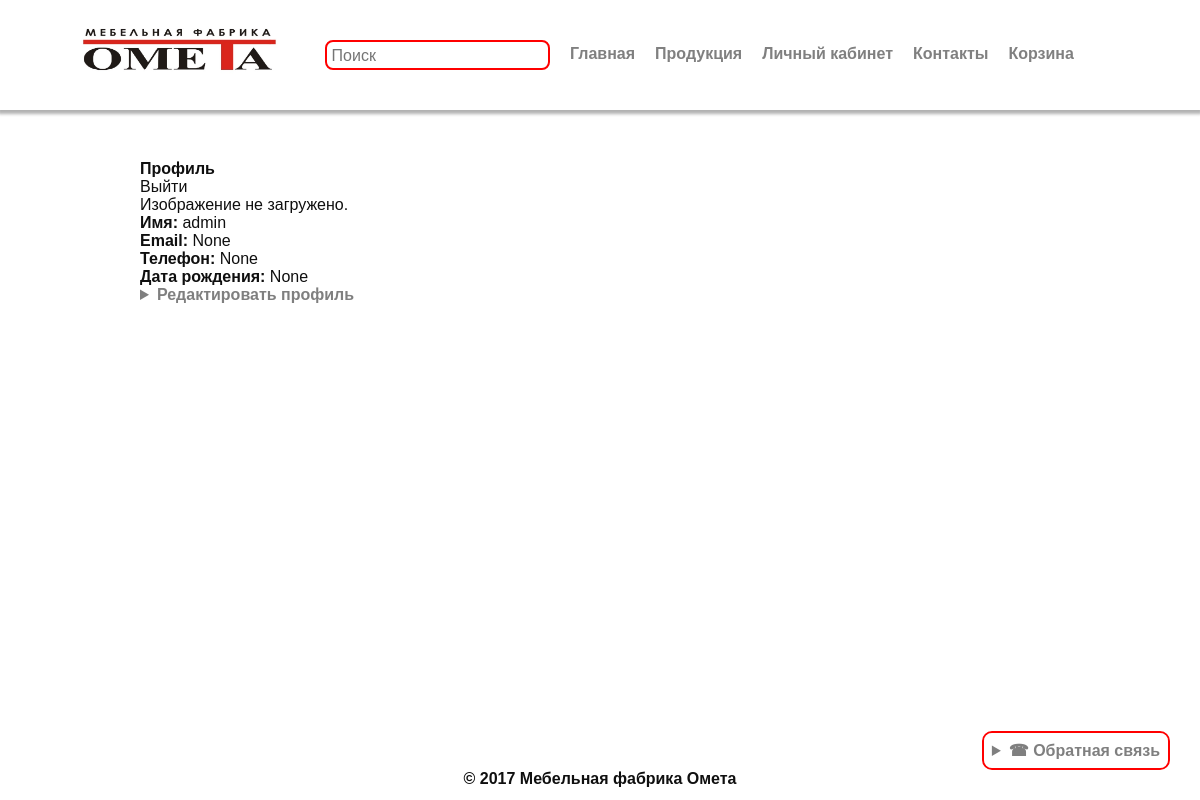
Page /profiles/profile/ (signed in) on the committed database.
### profiles/models.py (models this page shows)
class Profile(models.Model):
    user = models.OneToOneField(User, on_delete=models.CASCADE)
    image = models.ImageField(upload_to='images', verbose_name='Картинка', blank=True, null=True)
    email = models.EmailField(verbose_name='Почта', blank=True, null=True)
    tel = models.PositiveIntegerField(verbose_name='Телефон', blank=True, null=True)
    birthday = models.DateField(verbose_name='Дата рождения', blank=True, null=True)

### profiles/views.py (the view, shortened to what this page needs)
# urls.py: path('profile/', views.profile, name='profiles_profile')
@login_required
def profile(request):
    try:
        profile = request.user.profile  # Получаем профиль текущего пользователя
    except Profile.DoesNotExist:
        profile = Profile.objects.create(user=request.user)
        messages.info(request, 'Ваш профиль был создан. Пожалуйста, заполните информацию.')
    user_form = UpdateUserForm(instance=request.user)
    profile_form = UpdateProfileForm(instance=profile)
    return render(request, 'profiles/profile.html', {
        'profile': profile,
        'user_form': user_form,
        'profile_form': profile_form
    })

### profiles/forms.py
class UpdateUserForm(forms.ModelForm):
    class Meta:
        model = User
        fields = ['username']

class UpdateProfileForm(forms.ModelForm):
    class Meta:
        model = Profile
        fields = ['email', 'tel', 'birthday', 'image']

### templates/profiles/profile.html (shortened to what this page needs)
{% extends 'base.html' %}
{% load crispy_forms_tags %}
{% block content %}
<div class="home_user">
<h2>Профиль</h2><a href="{% url 'profiles_logout' %}">Выйти</a>
    {% if profile %}
    {% if profile.image %}
            <img src="{{ profile.image.url }}" alt="Profile Image" style="max-width: 200px;">
        {% else %}
            <p>Изображение не загружено.</p>
        {% endif %}
    {% endif %}
    <p><strong>Имя:</strong> {{ request.user.username }}</p>
    {% if profile %}
        <p><strong>Email:</strong> {{ profile.email }}</p>
        <p><strong>Телефон:</strong> {{ profile.tel }}</p>
        <p><strong>Дата рождения:</strong> {{ profile.birthday }}</p>
        <details class="">
            <summary>Редактировать профиль</summary>
        </details>
    {% else %}
        <p>Профиль не найден. Пожалуйста, заполните информацию о профиле.</p>
    {% endif %}
</div>
{% endblock %}

### static/css/defaulT.css (style rules this page uses)
:root { --bg-color: rgb(255, 255, 255); --font-color: #0f0f0f; --borders-color: red; --font-color2: gray; }
* { margin: 0; padding: 0; border: none; background: none; font-weight: none; font-style: normal; text-decoration: none; font-family: Arial; font-size: 16px; color: var(--font-color); }
body { background-color: var(--bg-color); color: var(--font-color); }
body { margin: 0; font-family: Arial, sans-serif; }
summary { font-weight: bold; margin: -0.5em -0.5em 0; padding: 0.5em; background-color:white; border-radius: 8px; }
summary { font-weight: bold; color: rgba(0, 0, 0, 0.5); margin: -0.5em -0.5em 0; padding: 0.5em; background-color:rgba(255, 255, 255, 0.5); border-radius: 8px; }
.home_user { text-align: left; margin-left: 10%; padding: 20px; }

### rows in the picture
Profile: email "None", tel "None", birthday "None"

### other values in the picture
{{ request.user.username }} "admin"
